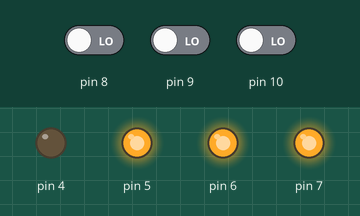
A sketch run on a simulated Arduino Uno, built with avr-gcc and run on an emulated ATmega328P. Parts: output pins drawn as LEDs (lit = HIGH). The inputs (shaded band) are chosen by the test bench; at power-on: pin 8 LOW, pin 9 LOW, pin 10 LOW.

Above: at 1.2 s.
1.3 s: pin 8 driven HIGH
At 2.5 s:
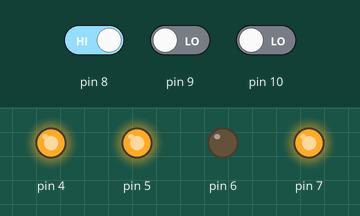
2.8 s: pin 9 driven HIGH
At 3.9 s:
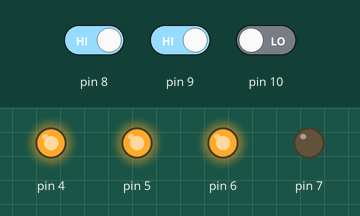
4.3 s: pin 10 driven HIGH
At 5.0 s:
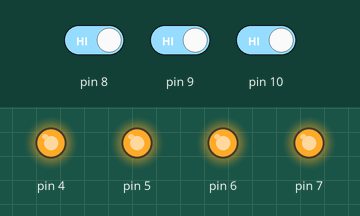
5.8 s: pin 10 driven LOW
At 6.2 s:
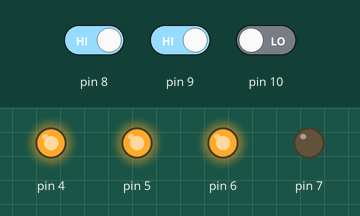
7.3 s: pin 8 driven LOW
At 8.5 s:
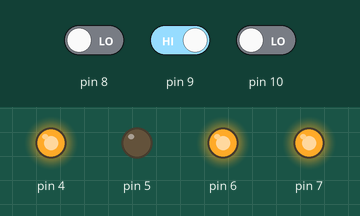
8.8 s: pin 9 driven LOW
At 9.7 s:
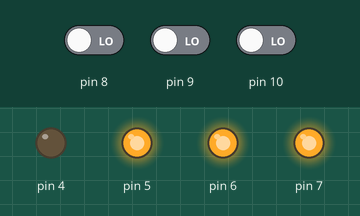
Timing chart, 0 to 11.3 s (numbered marks = the images above; inputs shaded):
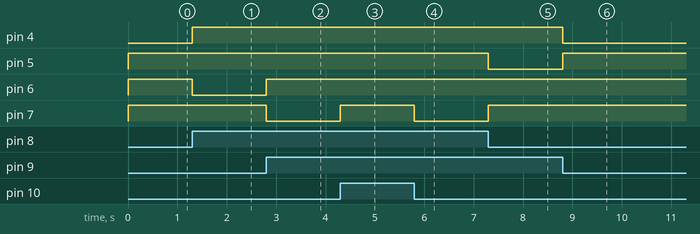

The sketch:

deco2a4conElogneg.ino
```cpp
//Autor:Dario Jorge Iglesias
boolean A,B,W,X,Y,Z,E;//Var. bin.
void setup()      {//Conf. I/O
 pinMode(8,INPUT);//A
 pinMode(9,INPUT);//B
 pinMode(10,INPUT);//E
 pinMode(7,OUTPUT);//W
 pinMode(6,OUTPUT);//X
 pinMode(5,OUTPUT);//Y
 pinMode(4,OUTPUT);}//Z
void loop(){//ciclo infinito
 A=digitalRead(8);B=digitalRead(9);
 E=digitalRead(10);//leemos pines dig.
 Z=!(!E&!A&!B); digitalWrite(4,Z);
 Y=!(!E&!A&B);  digitalWrite(5,Y);
 X=!(!E&A&!B);  digitalWrite(6,X);
 W=!(!E&A&B);   digitalWrite(7,W);}
```

Measured:
- after the input at 1.3 s, pin 4: LOW → HIGH at once; pin 6: HIGH → LOW at once
- after the input at 2.8 s, pin 6: LOW → HIGH at once; pin 7: HIGH → LOW at once
- after the input at 4.3 s, pin 7: LOW → HIGH at once
- after the input at 5.8 s, pin 7: HIGH → LOW at once
- after the input at 7.3 s, pin 5: HIGH → LOW at once; pin 7: LOW → HIGH at once
- after the input at 8.8 s, pin 4: HIGH → LOW at once; pin 5: LOW → HIGH at once
